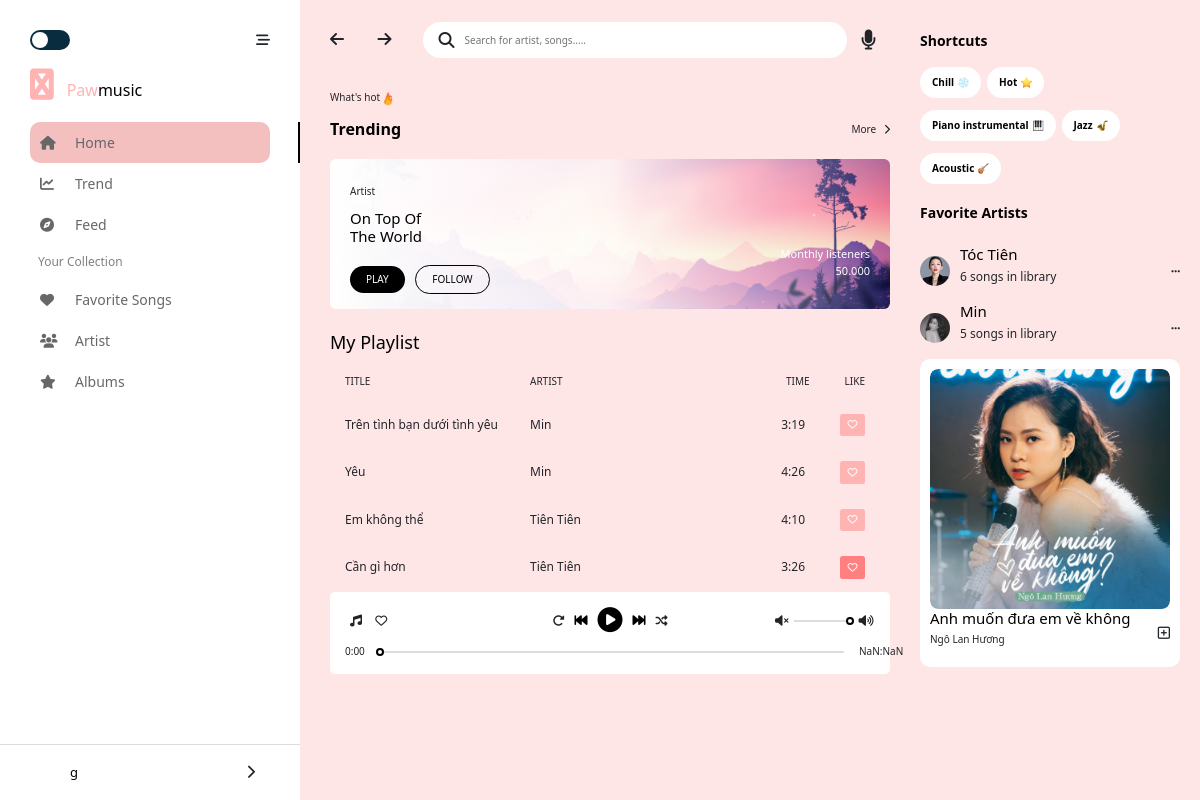
The page /home/ (signed in) on the database its author committed.
### songs/models.py (models this page shows)
class Song(models.Model):
    name = models.TextField(max_length=256)
    time = models.TextField(max_length=50)
    linkSave = models.TextField()
    target = models.BooleanField(default=0)
    artist = models.ForeignKey(
        Artist,
        on_delete=models.CASCADE,
        blank=False,
        null=True)#1-n

### artists/models.py (models this page shows)
class Artist(models.Model):
    name = models.TextField(max_length=256)
    linkImage = models.TextField()

### authentication/views.py (the view)
# urls.py: path('home/', views.home, name='home'),
def home(request):
    songs = Song.objects.all()
    user = User.objects.get(id = request.session['id'])
    fsongs = FavoriteSong.objects.filter(user = user)
    for i in fsongs:
        song = Song.objects.filter(id = i.song.id)
        if song[0]:
            song[0].target = 1
            song[0].save()
    return render(request, "authentication/index.html",{"firstname": request.session['firstname'],"songs": songs})

### templates/authentication/index.html (shortened to what this page needs)
{% extends './base.html' %}
    {% block content %}
    {% if user.is_authenticated %}
            <div id="main-content">
                <header>
                    <nav class="main-content__header-nav">
                        <i class="fas fa-arrow-left"></i>
                        <i class="fas fa-arrow-right"></i>
                    </nav>
                    <div class="main-content__search-form">
                        <i class="fas fa-search search-btn"></i>
                        <input type="text" class="search-input" placeholder="Search for artist, songs.....">
                    </div>
                    <div class="main-content__record">
                        <i class="fa fa-microphone record-btn" aria-hidden="true" id="mic"></i>
                    </div>
                </header>
                {% load static %}
                <p class="main-content__des">What's hot<span><img src="{% static '/img/fire.png' %}" alt="" width="16px" height="17px"></span></p>
                <div class="main-content__trend">
                    <div class="main-content__trend-title">Trending</div>
                    <div class="main-content__trend-more btn-hover">
                        More
                        <span><i class="fas fa-chevron-right"></i></span>
                    </div>
                </div>
                <div class="main-content__banner">
                    <p class="main-content__banner-artist">Artist</p>
                    <h4 class="main-content__banner-des">On Top Of The World</h4>
                    <div class="main-content__banner-btn">
                        <button class="play-btn">PLAY</button>
                        <button class="follow-btn">FOLLOW</button>
                    </div>
                    <span class="main-content__view">Monthly listeners
                        <p>50.000</p>
                    </span>
                </div>
                <div class="my-playlist">
                    <div class="playlist-head">
                        <h4>My Playlist</h4>
                    </div>
                    <div class="playlist-list">
                        <div class="playlist playlist-list__title">
                            <p class="playlist__title">TITLE</p>
                            <p class="playlist__artist">ARTIST</p>
                            <p class="playlist__time">TIME</p>
                            <p class="">LIKE</p>
                        </div>
                        {% for song in songs %}
                            <div class="playlist playlist--hover" id="playlist{{ song.id }}" ondblclick="SelectSong({{ song.id }})">
                                <p class="playlist__title">{{song.name}}</p>
                                <p class="playlist__artist">{{song.artist.name}}</p>
                                <p class="playlist__time">{{song.time}}</p>
                                {% if  song.target %}
                                    <a class="btn btn-dark favoritesongColor" id="{{song.id}}" style="background-color: rgb(255, 128, 128) !important; border: 0px;" onclick="FS({{song.id}})"><i class="far fa-heart fs"></i></a>
                                {% else %}
                                    <a class="btn btn-dark" id="{{song.id}}" style="background-color: rgb(255, 179, 179) !important; border: 0px;" onclick="FS({{song.id}})"><i class="far fa-heart fs"></i></a>
                                {% endif %}
                            </div>
                        {% endfor %}
                    </div>
                </div>
                <div class="play-song">
                    <div class="play-control">
                        <div class="play-control__act">
                            <i class="fas fa-music"></i>
                            <i class="far fa-heart" ></i>
                        </div>
                        <div class="play-control__main">
                            <i class="fas fa-redo-alt play-repeat"></i>
                            <i class="fas fa-fast-backward play-backward main-icon"></i>
                            <span class="play-inner">
                                <i class="fas fa-play-circle play-icon main-icon main-icon--big"></i>
                            </span>
                            <i class="fas fa-fast-forward play-forward main-icon"></i>
                            <i class="fas fa-random shuffle-song"></i>
                        </div>
                        <div class="play-control__volume">
                            <i class="fas fa-volume-mute"></i>
                            <input type="range" id="volume" class="volume" value ="1" min = "0" max="1" step="0.1">
                            <i class="fas fa-volume-up"></i>
                        </div>
                    </div>
                    <div class="play-seekbar">
                        <div class="timer__left">0:00</div>
                        <input type="range" name="range" id="range" class="range" />
                        {% load static %}
                        <div class="timer__right">3.00</div>
                    </div>
                </div>
            </div>
    {% else %}
    <h3>Welcome!</h3>
    <a href="/signup" class="btn btn-success" role="button">Sign up</a>
    <a href="/signin" class="btn btn-primary" role="button">Sign in</a>
    {% endif %}
    {% endblock %}

### musicApp/static/css/style.css (style rules this page uses)
html { font-size: 62.5%; font-family: 'Poppins'; color: #676669; font-weight: 400; scroll-behavior: smooth; }
* { margin: 0; padding: 0; box-sizing: border-box; }
a { text-decoration: none; display: block; color: var(--text-color); background-color: transparent; cursor: pointer; }
:root { --primary-color: rgb(255, 179, 179); --text-color: #676669; --second-color: #303030; --third-color: #121212; }
#main-content { background-color: rgb(255, 230, 230); min-height: 100vh; max-height: 100%; padding: 1rem 3rem; width: calc(100% / 4 * 2 + 2rem); margin-left: calc(100% / 4); }
#main-content header { margin: 1.2rem 0rem; display: flex; align-items: center; }
.main-content__header-nav i { width: 2rem; font-size: 1.6rem; }
.main-content__header-nav i:last-child { margin: 0 2.5rem; }
.main-content__search-form { flex: 1; display: flex; align-items: center; padding: 1rem 1.6rem; background-color: #fff; border-radius: 2.5rem; }
.search-btn { font-size: 1.6rem; }
.search-input { border: none; outline: none; padding: 0 1rem; flex: 1; }
.main-content__des { display: block; padding-top: 2rem; }
.main-content__trend { display: flex; justify-content: space-between; align-items: center; padding-bottom: 1.8rem; }
.main-content__trend-more span { margin-left: 0.5rem; }
.main-content__trend-title { font-size: 1.6rem; color: #000; font-weight: 600; }
.main-content__banner { height: 15rem; padding: 2.5rem 2rem; border-radius: 0.6rem; position: relative; background: linear-gradient( to right, white, rgba(255, 255, 255, 0.85), rgba(255, 255, 255, 0) ), url(../img/banner.jpg) no-repeat center center/cover; }
.main-content__banner-des { font-size: 1.5rem; width: 8rem; color: #000; }
.main-content__banner-btn button { padding: 0.6rem 1.6rem; margin-top: 1.6rem; font-size: 1rem; border-radius: 2rem; outline: none; border: none; margin-right: 0.8rem; cursor: pointer; }
.main-content__banner-btn button:last-child { margin: unset; }
.play-btn { background-color: #000; color: #fff; }
.main-content__banner-btn .follow-btn { background-color: transparent; border: 0.1rem solid #000; }
.main-content__view { position: absolute; bottom: 2rem; right: 2rem; color: #fff; font-weight: 200; font-size: 1.1rem; }
.main-content__view p { font-weight: 400; text-align: right; }
.my-playlist { height: 25rem; max-height: 25rem; overflow-x: hidden; overflow-y: auto; margin-top: 2.3rem; padding-right: 20px; }
.playlist p, .playlistFS p { margin-bottom: 0; }
.playlist-head { display: flex; width: 100%; justify-content: space-between; align-items: center; }
.playlist-head h4 { font-size: 1.8rem; color: #000; }
.playlist { display: flex; align-items: center; gap: 1.5rem; width: 100%; font-size: 1.2rem; padding: 1rem 10px; padding-right: 10px; border-radius: 1rem; border: radius 0.5em; margin: 5px; }
.playlist-list__title { font-size: 1rem; }
.playlist__title { width: 17rem; min-width: 17rem; }
.playlist__artist { width: 12rem; min-width: 12rem; }
.playlist__time { flex: 1; text-align: right; padding-right: 2rem; }
.main-content__record { margin: 0px 14px; cursor: pointer; font-size: 20px; }
.play-song { background-color: #fff; padding: 0 1.5rem 1.5rem; margin-top: 1rem; border-radius: 0.5rem; }
.play-control { display: flex; align-items: center; justify-content: space-between; font-size: 1.2rem; padding: 1.5rem 0 1rem; }
.play-control__act { width: 10rem; }
.play-control__act i { padding: 0 0.5rem; cursor: pointer; }
.play-control__volume { width: 10rem; display: flex; align-items: center; }
.play-control__volume .volume { appearance: none; width: 6rem; height: 0.2rem; background-color: #ddd; margin: 0 0.5rem; }
.play-control__main { flex: 1; display: flex; align-items: center; justify-content: center; gap: 1rem; }
.play-control__main i { cursor: pointer; }
.main-icon { color: #000; font-size: 1.3rem; }
.main-icon--big { font-size: 2.5rem; }
.range { flex: 1; appearance: none; height: 0.2rem; background-color: #ddd; cursor: pointer; }
.play-seekbar { display: flex; align-items: center; gap: 1.5rem; }
.timer__left, .timer__right { width: 1.6rem; max-width: 1.6rem; }
.play-repeat, .shuffle-song, #heart { transition: 0.5s; }
.favoritesongColor { background-color: rgb(255, 128, 128); }

### rows shown on the page
Song: name "Trên tình bạn dưới tình yêu", artist.name "Min", time "3:19"
Song: name "Yêu", artist.name "Min", time "4:26"
Song: name "Em không thể", artist.name "Tiên Tiên", time "4:10"
Song: name "Cần gì hơn", artist.name "Tiên Tiên", time "3:26"

### other values the page prints
{{ firstname }} "g"
